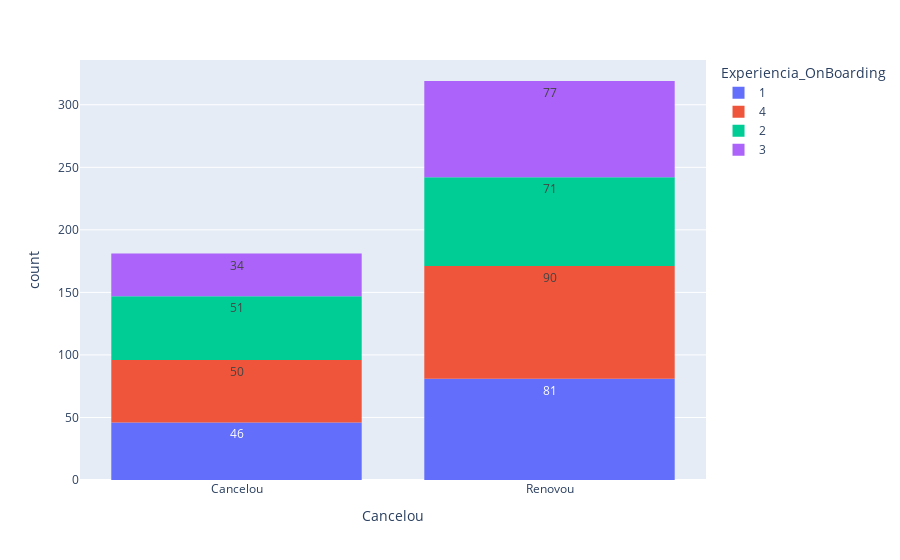
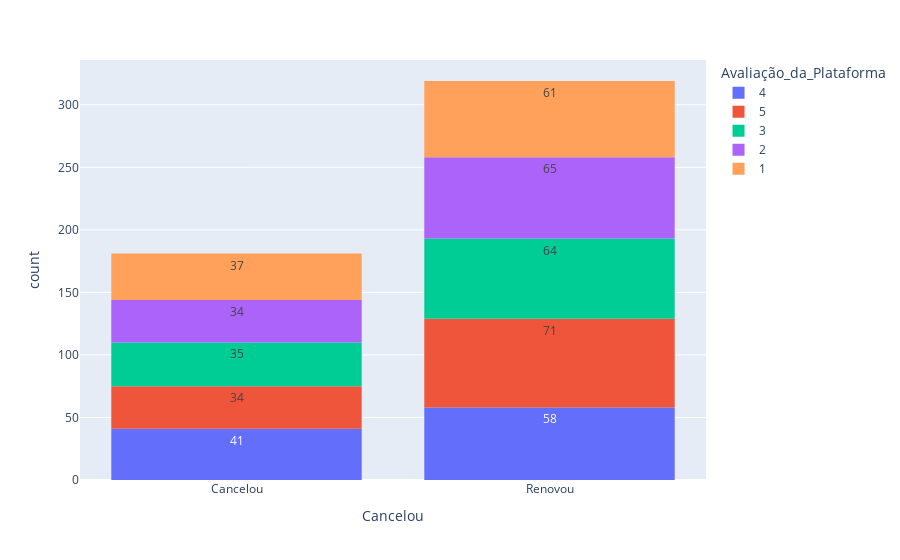
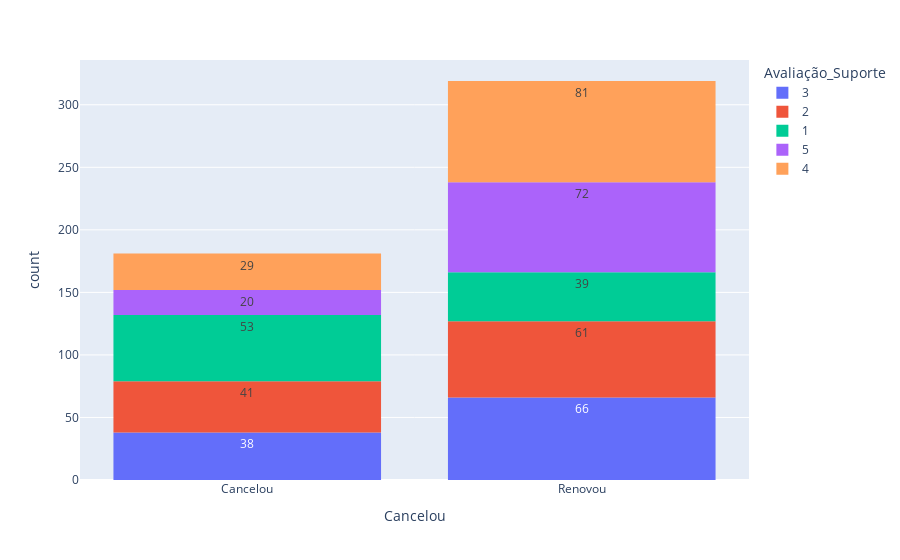
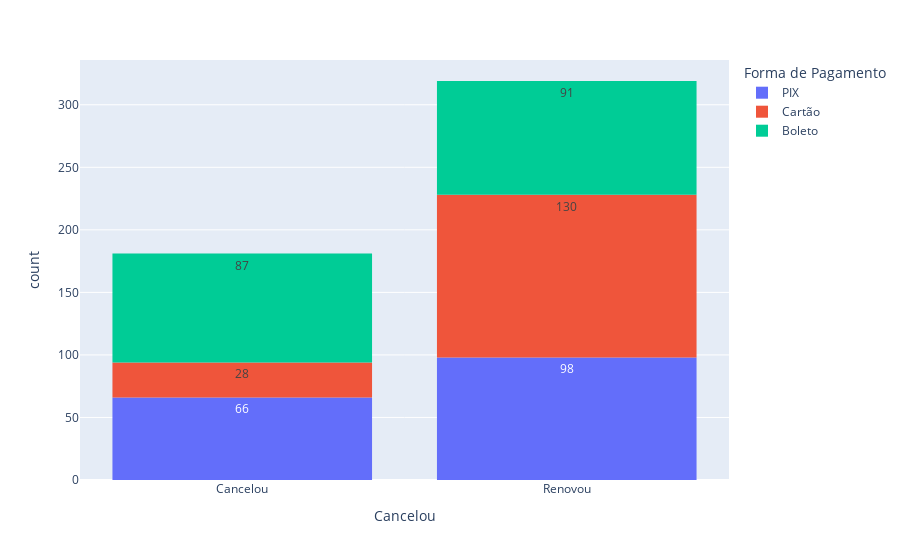

Notebook cell for these charts, in order:
### Code cell
import plotly.express as px

for coluna in tabela.columns:
    grafico = px.histogram(tabela, x="Cancelou", color=coluna, text_auto=True)
    grafico.show()

### Figure 1 — Plotly figure (JSON) as saved in the notebook; plotly's stock layout.template omitted (floating-point values rounded to 4 significant figures; data arrays with more than 128 entries replaced by an {"elided": "..."} marker saying what was removed)
{"data": [{"alignmentgroup": "True", "bingroup": "x", "hovertemplate": "Experiencia_OnBoarding=1<br>Cancelou=%{x}<br>count=%{y}<extra></extra>", "legendgroup": "1", "marker": {"color": "#636efa", "pattern": {"shape": ""}}, "name": "1", "offsetgroup": "1", "orientation": "v", "showlegend": true, "texttemplate": "%{value}", "type": "histogram", "x": ["Cancelou", "Renovou", "Cancelou", "Renovou", "Cancelou", "Renovou", "Renovou", "Renovou", "Renovou", "Cancelou", "Renovou", "Cancelou", "Cancelou", "Renovou", "Renovou", "Cancelou", "Cancelou", "Renovou", "Cancelou", "Cancelou", "Renovou", "Cancelou", "Renovou", "Renovou", "Cancelou", "Cancelou", "Renovou", "Renovou", "Cancelou", "Renovou", "Renovou", "Renovou", "Renovou", "Renovou", "Cancelou", "Renovou", "Cancelou", "Renovou", "Renovou", "Renovou", "Cancelou", "Renovou", "Renovou", "Renovou", "Renovou", "Cancelou", "Renovou", "Cancelou", "Cancelou", "Renovou", "Renovou", "Cancelou", "Renovou", "Renovou", "Renovou", "Renovou", "Renovou", "Cancelou", "Cancelou", "Renovou", "Cancelou", "Renovou", "Renovou", "Renovou", "Cancelou", "Renovou", "Renovou", "Renovou", "Renovou", "Renovou", "Renovou", "Cancelou", "Renovou", "Renovou", "Cancelou", "Renovou", "Cancelou", "Renovou", "Cancelou", "Cancelou", "Cancelou", "Renovou", "Renovou", "Renovou", "Renovou", "Cancelou", "Renovou", "Renovou", "Cancelou", "Renovou", "Cancelou", "Renovou", "Renovou", "Renovou", "Cancelou", "Renovou", "Cancelou", "Renovou", "Cancelou", "Renovou", "Renovou", "Cancelou", "Cancelou", "Cancelou", "Renovou", "Renovou", "Renovou", "Renovou", "Cancelou", "Cancelou", "Renovou", "Renovou", "Cancelou", "Renovou", "Renovou", "Cancelou", "Cancelou", "Renovou", "Renovou", "Renovou", "Renovou", "Renovou", "Renovou", "Cancelou", "Renovou", "Renovou", "Renovou"], "xaxis": "x", "yaxis": "y"}, {"alignmentgroup": "True", "bingroup": "x", "hovertemplate": "Experiencia_OnBoarding=4<br>Cancelou=%{x}<br>count=%{y}<extra></extra>", "legendgroup": "4", "marker": {"color": "#EF553B", "pattern": {"shape": ""}}, "name": "4", "offsetgroup": "4", "orientation": "v", "showlegend": true, "texttemplate": "%{value}", "type": "histogram", "x": {"elided": "140 str values"}, "xaxis": "x", "yaxis": "y"}, {"alignmentgroup": "True", "bingroup": "x", "hovertemplate": "Experiencia_OnBoarding=2<br>Cancelou=%{x}<br>count=%{y}<extra></extra>", "legendgroup": "2", "marker": {"color": "#00cc96", "pattern": {"shape": ""}}, "name": "2", "offsetgroup": "2", "orientation": "v", "showlegend": true, "texttemplate": "%{value}", "type": "histogram", "x": ["Cancelou", "Cancelou", "Renovou", "Renovou", "Cancelou", "Cancelou", "Renovou", "Cancelou", "Cancelou", "Cancelou", "Cancelou", "Cancelou", "Renovou", "Cancelou", "Cancelou", "Cancelou", "Renovou", "Renovou", "Renovou", "Renovou", "Renovou", "Renovou", "Cancelou", "Cancelou", "Renovou", "Cancelou", "Renovou", "Renovou", "Cancelou", "Cancelou", "Cancelou", "Cancelou", "Cancelou", "Renovou", "Renovou", "Renovou", "Renovou", "Renovou", "Renovou", "Cancelou", "Cancelou", "Cancelou", "Cancelou", "Renovou", "Renovou", "Renovou", "Renovou", "Cancelou", "Renovou", "Cancelou", "Renovou", "Renovou", "Cancelou", "Renovou", "Cancelou", "Cancelou", "Renovou", "Cancelou", "Renovou", "Renovou", "Cancelou", "Renovou", "Renovou", "Renovou", "Cancelou", "Renovou", "Cancelou", "Renovou", "Renovou", "Renovou", "Cancelou", "Cancelou", "Renovou", "Renovou", "Cancelou", "Renovou", "Renovou", "Renovou", "Renovou", "Cancelou", "Cancelou", "Cancelou", "Renovou", "Renovou", "Renovou", "Renovou", "Renovou", "Cancelou", "Renovou", "Renovou", "Cancelou", "Renovou", "Renovou", "Cancelou", "Renovou", "Renovou", "Renovou", "Renovou", "Renovou", "Cancelou", "Renovou", "Renovou", "Cancelou", "Renovou", "Renovou", "Cancelou", "Cancelou", "Renovou", "Renovou", "Cancelou", "Renovou", "Renovou", "Renovou", "Cancelou", "Renovou", "Renovou", "Cancelou", "Renovou", "Cancelou", "Renovou", "Cancelou", "Renovou"], "xaxis": "x", "yaxis": "y"}, {"alignmentgroup": "True", "bingroup": "x", "hovertemplate": "Experiencia_OnBoarding=3<br>Cancelou=%{x}<br>count=%{y}<extra></extra>", "legendgroup": "3", "marker": {"color": "#ab63fa", "pattern": {"shape": ""}}, "name": "3", "offsetgroup": "3", "orientation": "v", "showlegend": true, "texttemplate": "%{value}", "type": "histogram", "x": ["Cancelou", "Cancelou", "Renovou", "Cancelou", "Cancelou", "Renovou", "Cancelou", "Renovou", "Renovou", "Renovou", "Renovou", "Cancelou", "Renovou", "Cancelou", "Cancelou", "Cancelou", "Renovou", "Renovou", "Renovou", "Renovou", "Renovou", "Cancelou", "Renovou", "Renovou", "Renovou", "Renovou", "Renovou", "Renovou", "Renovou", "Renovou", "Cancelou", "Renovou", "Cancelou", "Renovou", "Renovou", "Renovou", "Renovou", "Cancelou", "Renovou", "Cancelou", "Renovou", "Cancelou", "Renovou", "Renovou", "Renovou", "Renovou", "Cancelou", "Renovou", "Cancelou", "Renovou", "Renovou", "Renovou", "Renovou", "Cancelou", "Renovou", "Renovou", "Renovou", "Renovou", "Cancelou", "Renovou", "Renovou", "Renovou", "Renovou", "Renovou", "Cancelou", "Renovou", "Renovou", "Cancelou", "Renovou", "Renovou", "Renovou", "Renovou", "Renovou", "Renovou", "Cancelou", "Renovou", "Renovou", "Cancelou", "Renovou", "Cancelou", "Cancelou", "Renovou", "Renovou", "Renovou", "Renovou", "Cancelou", "Cancelou", "Renovou", "Renovou", "Renovou", "Cancelou", "Renovou", "Renovou", "Cancelou", "Renovou", "Renovou", "Renovou", "Renovou", "Renovou", "Cancelou", "Renovou", "Renovou", "Cancelou", "Renovou", "Renovou", "Renovou", "Cancelou", "Renovou", "Cancelou", "Renovou", "Cancelou"], "xaxis": "x", "yaxis": "y"}], "layout": {"barmode": "relative", "legend": {"title": {"text": "Experiencia_OnBoarding"}, "tracegroupgap": 0}, "margin": {"t": 60}, "xaxis": {"anchor": "y", "domain": [0, 1], "title": {"text": "Cancelou"}}, "yaxis": {"anchor": "x", "domain": [0, 1], "title": {"text": "count"}}}}

### Figure 2 — Plotly figure (JSON) as saved in the notebook; plotly's stock layout.template omitted (floating-point values rounded to 4 significant figures)
{"data": [{"alignmentgroup": "True", "bingroup": "x", "hovertemplate": "Avaliação_da_Plataforma=4<br>Cancelou=%{x}<br>count=%{y}<extra></extra>", "legendgroup": "4", "marker": {"color": "#636efa", "pattern": {"shape": ""}}, "name": "4", "offsetgroup": "4", "orientation": "v", "showlegend": true, "texttemplate": "%{value}", "type": "histogram", "x": ["Cancelou", "Renovou", "Cancelou", "Cancelou", "Cancelou", "Cancelou", "Cancelou", "Renovou", "Renovou", "Cancelou", "Renovou", "Renovou", "Cancelou", "Renovou", "Renovou", "Renovou", "Renovou", "Renovou", "Renovou", "Cancelou", "Cancelou", "Renovou", "Renovou", "Cancelou", "Renovou", "Renovou", "Cancelou", "Cancelou", "Cancelou", "Renovou", "Cancelou", "Cancelou", "Renovou", "Renovou", "Renovou", "Renovou", "Renovou", "Renovou", "Renovou", "Cancelou", "Cancelou", "Renovou", "Renovou", "Cancelou", "Renovou", "Cancelou", "Renovou", "Renovou", "Renovou", "Cancelou", "Renovou", "Renovou", "Renovou", "Renovou", "Renovou", "Cancelou", "Renovou", "Renovou", "Cancelou", "Renovou", "Renovou", "Renovou", "Renovou", "Cancelou", "Renovou", "Cancelou", "Renovou", "Renovou", "Cancelou", "Cancelou", "Cancelou", "Cancelou", "Renovou", "Cancelou", "Cancelou", "Renovou", "Cancelou", "Cancelou", "Renovou", "Cancelou", "Renovou", "Cancelou", "Renovou", "Renovou", "Cancelou", "Renovou", "Renovou", "Cancelou", "Renovou", "Renovou", "Renovou", "Cancelou", "Renovou", "Cancelou", "Renovou", "Renovou", "Cancelou", "Cancelou", "Renovou"], "xaxis": "x", "yaxis": "y"}, {"alignmentgroup": "True", "bingroup": "x", "hovertemplate": "Avaliação_da_Plataforma=5<br>Cancelou=%{x}<br>count=%{y}<extra></extra>", "legendgroup": "5", "marker": {"color": "#EF553B", "pattern": {"shape": ""}}, "name": "5", "offsetgroup": "5", "orientation": "v", "showlegend": true, "texttemplate": "%{value}", "type": "histogram", "x": ["Renovou", "Cancelou", "Renovou", "Cancelou", "Renovou", "Cancelou", "Cancelou", "Renovou", "Renovou", "Cancelou", "Cancelou", "Renovou", "Renovou", "Renovou", "Renovou", "Cancelou", "Renovou", "Renovou", "Renovou", "Renovou", "Cancelou", "Renovou", "Cancelou", "Renovou", "Cancelou", "Renovou", "Renovou", "Cancelou", "Renovou", "Renovou", "Renovou", "Cancelou", "Renovou", "Cancelou", "Cancelou", "Cancelou", "Cancelou", "Renovou", "Renovou", "Cancelou", "Renovou", "Renovou", "Renovou", "Renovou", "Renovou", "Renovou", "Renovou", "Renovou", "Renovou", "Renovou", "Renovou", "Renovou", "Cancelou", "Cancelou", "Renovou", "Cancelou", "Renovou", "Cancelou", "Renovou", "Cancelou", "Renovou", "Renovou", "Cancelou", "Renovou", "Renovou", "Renovou", "Renovou", "Renovou", "Renovou", "Renovou", "Renovou", "Renovou", "Renovou", "Cancelou", "Renovou", "Cancelou", "Renovou", "Renovou", "Renovou", "Renovou", "Renovou", "Cancelou", "Renovou", "Cancelou", "Cancelou", "Renovou", "Renovou", "Renovou", "Renovou", "Renovou", "Cancelou", "Cancelou", "Renovou", "Renovou", "Renovou", "Renovou", "Renovou", "Renovou", "Cancelou", "Cancelou", "Renovou", "Renovou", "Renovou", "Cancelou", "Cancelou"], "xaxis": "x", "yaxis": "y"}, {"alignmentgroup": "True", "bingroup": "x", "hovertemplate": "Avaliação_da_Plataforma=3<br>Cancelou=%{x}<br>count=%{y}<extra></extra>", "legendgroup": "3", "marker": {"color": "#00cc96", "pattern": {"shape": ""}}, "name": "3", "offsetgroup": "3", "orientation": "v", "showlegend": true, "texttemplate": "%{value}", "type": "histogram", "x": ["Renovou", "Renovou", "Renovou", "Cancelou", "Cancelou", "Renovou", "Cancelou", "Renovou", "Cancelou", "Cancelou", "Renovou", "Cancelou", "Renovou", "Renovou", "Renovou", "Renovou", "Cancelou", "Cancelou", "Renovou", "Renovou", "Renovou", "Cancelou", "Cancelou", "Renovou", "Renovou", "Renovou", "Renovou", "Renovou", "Renovou", "Renovou", "Renovou", "Renovou", "Cancelou", "Cancelou", "Cancelou", "Renovou", "Cancelou", "Renovou", "Cancelou", "Cancelou", "Renovou", "Cancelou", "Renovou", "Cancelou", "Renovou", "Cancelou", "Renovou", "Renovou", "Renovou", "Cancelou", "Renovou", "Renovou", "Renovou", "Cancelou", "Renovou", "Renovou", "Cancelou", "Renovou", "Cancelou", "Cancelou", "Cancelou", "Renovou", "Renovou", "Renovou", "Renovou", "Cancelou", "Renovou", "Cancelou", "Cancelou", "Renovou", "Renovou", "Renovou", "Renovou", "Renovou", "Cancelou", "Renovou", "Renovou", "Renovou", "Renovou", "Renovou", "Cancelou", "Renovou", "Renovou", "Cancelou", "Renovou", "Cancelou", "Renovou", "Renovou", "Cancelou", "Renovou", "Renovou", "Renovou", "Renovou", "Renovou", "Cancelou", "Renovou", "Cancelou", "Renovou", "Renovou"], "xaxis": "x", "yaxis": "y"}, {"alignmentgroup": "True", "bingroup": "x", "hovertemplate": "Avaliação_da_Plataforma=2<br>Cancelou=%{x}<br>count=%{y}<extra></extra>", "legendgroup": "2", "marker": {"color": "#ab63fa", "pattern": {"shape": ""}}, "name": "2", "offsetgroup": "2", "orientation": "v", "showlegend": true, "texttemplate": "%{value}", "type": "histogram", "x": ["Cancelou", "Renovou", "Renovou", "Renovou", "Cancelou", "Cancelou", "Cancelou", "Renovou", "Renovou", "Renovou", "Cancelou", "Renovou", "Renovou", "Renovou", "Renovou", "Renovou", "Renovou", "Cancelou", "Cancelou", "Cancelou", "Renovou", "Cancelou", "Renovou", "Cancelou", "Renovou", "Renovou", "Renovou", "Cancelou", "Renovou", "Renovou", "Renovou", "Renovou", "Renovou", "Renovou", "Renovou", "Renovou", "Cancelou", "Cancelou", "Cancelou", "Cancelou", "Renovou", "Renovou", "Renovou", "Renovou", "Cancelou", "Cancelou", "Cancelou", "Cancelou", "Renovou", "Cancelou", "Cancelou", "Renovou", "Renovou", "Cancelou", "Renovou", "Renovou", "Renovou", "Renovou", "Renovou", "Renovou", "Renovou", "Renovou", "Renovou", "Renovou", "Renovou", "Renovou", "Cancelou", "Cancelou", "Renovou", "Cancelou", "Renovou", "Cancelou", "Renovou", "Cancelou", "Renovou", "Renovou", "Renovou", "Renovou", "Renovou", "Renovou", "Renovou", "Renovou", "Cancelou", "Renovou", "Cancelou", "Cancelou", "Renovou", "Cancelou", "Renovou", "Cancelou", "Renovou", "Cancelou", "Renovou", "Cancelou", "Renovou", "Renovou", "Renovou", "Renovou", "Renovou"], "xaxis": "x", "yaxis": "y"}, {"alignmentgroup": "True", "bingroup": "x", "hovertemplate": "Avaliação_da_Plataforma=1<br>Cancelou=%{x}<br>count=%{y}<extra></extra>", "legendgroup": "1", "marker": {"color": "#FFA15A", "pattern": {"shape": ""}}, "name": "1", "offsetgroup": "1", "orientation": "v", "showlegend": true, "texttemplate": "%{value}", "type": "histogram", "x": ["Cancelou", "Cancelou", "Renovou", "Renovou", "Cancelou", "Renovou", "Cancelou", "Renovou", "Renovou", "Renovou", "Renovou", "Cancelou", "Cancelou", "Renovou", "Renovou", "Cancelou", "Cancelou", "Renovou", "Cancelou", "Renovou", "Cancelou", "Renovou", "Renovou", "Cancelou", "Cancelou", "Renovou", "Renovou", "Renovou", "Cancelou", "Cancelou", "Renovou", "Cancelou", "Renovou", "Renovou", "Renovou", "Cancelou", "Cancelou", "Renovou", "Cancelou", "Cancelou", "Cancelou", "Renovou", "Renovou", "Renovou", "Cancelou", "Renovou", "Renovou", "Cancelou", "Cancelou", "Renovou", "Cancelou", "Renovou", "Cancelou", "Cancelou", "Cancelou", "Cancelou", "Cancelou", "Renovou", "Renovou", "Cancelou", "Renovou", "Renovou", "Renovou", "Renovou", "Renovou", "Renovou", "Renovou", "Renovou", "Cancelou", "Renovou", "Renovou", "Renovou", "Cancelou", "Renovou", "Cancelou", "Renovou", "Renovou", "Renovou", "Renovou", "Renovou", "Cancelou", "Cancelou", "Renovou", "Renovou", "Cancelou", "Renovou", "Renovou", "Renovou", "Cancelou", "Renovou", "Renovou", "Renovou", "Renovou", "Renovou", "Renovou", "Renovou", "Renovou", "Renovou"], "xaxis": "x", "yaxis": "y"}], "layout": {"barmode": "relative", "legend": {"title": {"text": "Avaliação_da_Plataforma"}, "tracegroupgap": 0}, "margin": {"t": 60}, "xaxis": {"anchor": "y", "domain": [0, 1], "title": {"text": "Cancelou"}}, "yaxis": {"anchor": "x", "domain": [0, 1], "title": {"text": "count"}}}}

### Figure 3 — Plotly figure (JSON) as saved in the notebook; plotly's stock layout.template omitted (floating-point values rounded to 4 significant figures)
{"data": [{"alignmentgroup": "True", "bingroup": "x", "hovertemplate": "Avaliação_Suporte=3<br>Cancelou=%{x}<br>count=%{y}<extra></extra>", "legendgroup": "3", "marker": {"color": "#636efa", "pattern": {"shape": ""}}, "name": "3", "offsetgroup": "3", "orientation": "v", "showlegend": true, "texttemplate": "%{value}", "type": "histogram", "x": ["Cancelou", "Renovou", "Cancelou", "Cancelou", "Renovou", "Renovou", "Cancelou", "Cancelou", "Renovou", "Renovou", "Cancelou", "Renovou", "Renovou", "Renovou", "Renovou", "Cancelou", "Renovou", "Renovou", "Cancelou", "Cancelou", "Renovou", "Cancelou", "Renovou", "Renovou", "Cancelou", "Renovou", "Renovou", "Renovou", "Renovou", "Renovou", "Renovou", "Renovou", "Renovou", "Cancelou", "Renovou", "Renovou", "Renovou", "Renovou", "Renovou", "Cancelou", "Renovou", "Cancelou", "Renovou", "Renovou", "Renovou", "Renovou", "Cancelou", "Renovou", "Renovou", "Renovou", "Renovou", "Renovou", "Renovou", "Renovou", "Cancelou", "Cancelou", "Renovou", "Cancelou", "Renovou", "Renovou", "Cancelou", "Renovou", "Cancelou", "Cancelou", "Cancelou", "Renovou", "Cancelou", "Renovou", "Cancelou", "Cancelou", "Cancelou", "Cancelou", "Renovou", "Renovou", "Cancelou", "Renovou", "Renovou", "Renovou", "Cancelou", "Renovou", "Cancelou", "Renovou", "Renovou", "Cancelou", "Renovou", "Renovou", "Cancelou", "Renovou", "Cancelou", "Renovou", "Cancelou", "Renovou", "Renovou", "Renovou", "Cancelou", "Renovou", "Cancelou", "Renovou", "Renovou", "Cancelou", "Renovou", "Renovou", "Renovou", "Cancelou"], "xaxis": "x", "yaxis": "y"}, {"alignmentgroup": "True", "bingroup": "x", "hovertemplate": "Avaliação_Suporte=2<br>Cancelou=%{x}<br>count=%{y}<extra></extra>", "legendgroup": "2", "marker": {"color": "#EF553B", "pattern": {"shape": ""}}, "name": "2", "offsetgroup": "2", "orientation": "v", "showlegend": true, "texttemplate": "%{value}", "type": "histogram", "x": ["Renovou", "Renovou", "Cancelou", "Renovou", "Renovou", "Renovou", "Renovou", "Cancelou", "Renovou", "Cancelou", "Cancelou", "Renovou", "Cancelou", "Renovou", "Renovou", "Renovou", "Renovou", "Cancelou", "Renovou", "Renovou", "Cancelou", "Cancelou", "Renovou", "Cancelou", "Cancelou", "Renovou", "Renovou", "Cancelou", "Renovou", "Cancelou", "Renovou", "Cancelou", "Cancelou", "Cancelou", "Renovou", "Cancelou", "Renovou", "Cancelou", "Renovou", "Renovou", "Renovou", "Cancelou", "Renovou", "Renovou", "Renovou", "Renovou", "Cancelou", "Renovou", "Cancelou", "Renovou", "Renovou", "Renovou", "Cancelou", "Renovou", "Renovou", "Cancelou", "Renovou", "Cancelou", "Renovou", "Cancelou", "Cancelou", "Renovou", "Cancelou", "Renovou", "Renovou", "Cancelou", "Renovou", "Cancelou", "Cancelou", "Renovou", "Renovou", "Cancelou", "Renovou", "Renovou", "Renovou", "Renovou", "Renovou", "Renovou", "Cancelou", "Renovou", "Renovou", "Cancelou", "Renovou", "Cancelou", "Renovou", "Cancelou", "Cancelou", "Renovou", "Cancelou", "Renovou", "Renovou", "Renovou", "Cancelou", "Cancelou", "Renovou", "Cancelou", "Cancelou", "Renovou", "Renovou", "Renovou", "Renovou", "Cancelou"], "xaxis": "x", "yaxis": "y"}, {"alignmentgroup": "True", "bingroup": "x", "hovertemplate": "Avaliação_Suporte=1<br>Cancelou=%{x}<br>count=%{y}<extra></extra>", "legendgroup": "1", "marker": {"color": "#00cc96", "pattern": {"shape": ""}}, "name": "1", "offsetgroup": "1", "orientation": "v", "showlegend": true, "texttemplate": "%{value}", "type": "histogram", "x": ["Cancelou", "Cancelou", "Cancelou", "Cancelou", "Cancelou", "Cancelou", "Cancelou", "Cancelou", "Renovou", "Cancelou", "Cancelou", "Renovou", "Cancelou", "Cancelou", "Renovou", "Cancelou", "Renovou", "Renovou", "Renovou", "Renovou", "Cancelou", "Cancelou", "Cancelou", "Cancelou", "Cancelou", "Cancelou", "Cancelou", "Cancelou", "Renovou", "Cancelou", "Cancelou", "Renovou", "Renovou", "Renovou", "Cancelou", "Cancelou", "Cancelou", "Cancelou", "Renovou", "Cancelou", "Cancelou", "Renovou", "Cancelou", "Cancelou", "Cancelou", "Renovou", "Cancelou", "Cancelou", "Cancelou", "Renovou", "Renovou", "Renovou", "Cancelou", "Cancelou", "Renovou", "Renovou", "Cancelou", "Renovou", "Renovou", "Cancelou", "Cancelou", "Renovou", "Renovou", "Renovou", "Cancelou", "Cancelou", "Renovou", "Renovou", "Cancelou", "Renovou", "Cancelou", "Renovou", "Renovou", "Cancelou", "Cancelou", "Renovou", "Cancelou", "Renovou", "Cancelou", "Renovou", "Cancelou", "Renovou", "Cancelou", "Renovou", "Renovou", "Renovou", "Cancelou", "Cancelou", "Renovou", "Renovou", "Cancelou", "Renovou"], "xaxis": "x", "yaxis": "y"}, {"alignmentgroup": "True", "bingroup": "x", "hovertemplate": "Avaliação_Suporte=5<br>Cancelou=%{x}<br>count=%{y}<extra></extra>", "legendgroup": "5", "marker": {"color": "#ab63fa", "pattern": {"shape": ""}}, "name": "5", "offsetgroup": "5", "orientation": "v", "showlegend": true, "texttemplate": "%{value}", "type": "histogram", "x": ["Renovou", "Cancelou", "Renovou", "Cancelou", "Cancelou", "Cancelou", "Renovou", "Renovou", "Renovou", "Renovou", "Cancelou", "Renovou", "Cancelou", "Renovou", "Renovou", "Renovou", "Renovou", "Renovou", "Renovou", "Renovou", "Renovou", "Renovou", "Renovou", "Renovou", "Renovou", "Renovou", "Renovou", "Renovou", "Cancelou", "Cancelou", "Renovou", "Cancelou", "Cancelou", "Renovou", "Renovou", "Cancelou", "Renovou", "Renovou", "Renovou", "Renovou", "Cancelou", "Renovou", "Renovou", "Cancelou", "Renovou", "Cancelou", "Renovou", "Renovou", "Renovou", "Renovou", "Renovou", "Renovou", "Renovou", "Cancelou", "Cancelou", "Renovou", "Cancelou", "Renovou", "Renovou", "Renovou", "Renovou", "Renovou", "Renovou", "Renovou", "Cancelou", "Renovou", "Renovou", "Renovou", "Renovou", "Renovou", "Renovou", "Renovou", "Renovou", "Renovou", "Renovou", "Renovou", "Renovou", "Renovou", "Renovou", "Renovou", "Renovou", "Renovou", "Cancelou", "Renovou", "Renovou", "Renovou", "Renovou", "Renovou", "Renovou", "Renovou", "Cancelou", "Renovou"], "xaxis": "x", "yaxis": "y"}, {"alignmentgroup": "True", "bingroup": "x", "hovertemplate": "Avaliação_Suporte=4<br>Cancelou=%{x}<br>count=%{y}<extra></extra>", "legendgroup": "4", "marker": {"color": "#FFA15A", "pattern": {"shape": ""}}, "name": "4", "offsetgroup": "4", "orientation": "v", "showlegend": true, "texttemplate": "%{value}", "type": "histogram", "x": ["Renovou", "Renovou", "Renovou", "Renovou", "Renovou", "Cancelou", "Renovou", "Renovou", "Renovou", "Renovou", "Cancelou", "Cancelou", "Renovou", "Renovou", "Renovou", "Renovou", "Renovou", "Cancelou", "Cancelou", "Renovou", "Renovou", "Renovou", "Cancelou", "Renovou", "Cancelou", "Cancelou", "Cancelou", "Renovou", "Renovou", "Renovou", "Renovou", "Renovou", "Cancelou", "Renovou", "Renovou", "Renovou", "Renovou", "Renovou", "Cancelou", "Renovou", "Renovou", "Renovou", "Cancelou", "Renovou", "Cancelou", "Renovou", "Renovou", "Renovou", "Cancelou", "Cancelou", "Renovou", "Cancelou", "Renovou", "Renovou", "Renovou", "Cancelou", "Cancelou", "Renovou", "Cancelou", "Renovou", "Renovou", "Renovou", "Renovou", "Renovou", "Cancelou", "Renovou", "Renovou", "Renovou", "Renovou", "Renovou", "Renovou", "Renovou", "Renovou", "Renovou", "Renovou", "Renovou", "Cancelou", "Renovou", "Renovou", "Renovou", "Renovou", "Renovou", "Cancelou", "Renovou", "Renovou", "Renovou", "Cancelou", "Cancelou", "Renovou", "Cancelou", "Renovou", "Renovou", "Renovou", "Renovou", "Renovou", "Renovou", "Cancelou", "Cancelou", "Cancelou", "Renovou", "Renovou", "Renovou", "Renovou", "Renovou", "Renovou", "Renovou", "Renovou", "Renovou", "Cancelou", "Renovou"], "xaxis": "x", "yaxis": "y"}], "layout": {"barmode": "relative", "legend": {"title": {"text": "Avaliação_Suporte"}, "tracegroupgap": 0}, "margin": {"t": 60}, "xaxis": {"anchor": "y", "domain": [0, 1], "title": {"text": "Cancelou"}}, "yaxis": {"anchor": "x", "domain": [0, 1], "title": {"text": "count"}}}}

### Figure 4 — Plotly figure (JSON) as saved in the notebook; plotly's stock layout.template omitted (floating-point values rounded to 4 significant figures; data arrays with more than 128 entries replaced by an {"elided": "..."} marker saying what was removed)
{"data": [{"alignmentgroup": "True", "bingroup": "x", "hovertemplate": "Forma de Pagamento=PIX<br>Cancelou=%{x}<br>count=%{y}<extra></extra>", "legendgroup": "PIX", "marker": {"color": "#636efa", "pattern": {"shape": ""}}, "name": "PIX", "offsetgroup": "PIX", "orientation": "v", "showlegend": true, "texttemplate": "%{value}", "type": "histogram", "x": {"elided": "164 str values"}, "xaxis": "x", "yaxis": "y"}, {"alignmentgroup": "True", "bingroup": "x", "hovertemplate": "Forma de Pagamento=Cartão<br>Cancelou=%{x}<br>count=%{y}<extra></extra>", "legendgroup": "Cartão", "marker": {"color": "#EF553B", "pattern": {"shape": ""}}, "name": "Cartão", "offsetgroup": "Cartão", "orientation": "v", "showlegend": true, "texttemplate": "%{value}", "type": "histogram", "x": {"elided": "158 str values"}, "xaxis": "x", "yaxis": "y"}, {"alignmentgroup": "True", "bingroup": "x", "hovertemplate": "Forma de Pagamento=Boleto<br>Cancelou=%{x}<br>count=%{y}<extra></extra>", "legendgroup": "Boleto", "marker": {"color": "#00cc96", "pattern": {"shape": ""}}, "name": "Boleto", "offsetgroup": "Boleto", "orientation": "v", "showlegend": true, "texttemplate": "%{value}", "type": "histogram", "x": {"elided": "178 str values"}, "xaxis": "x", "yaxis": "y"}], "layout": {"barmode": "relative", "legend": {"title": {"text": "Forma de Pagamento"}, "tracegroupgap": 0}, "margin": {"t": 60}, "xaxis": {"anchor": "y", "domain": [0, 1], "title": {"text": "Cancelou"}}, "yaxis": {"anchor": "x", "domain": [0, 1], "title": {"text": "count"}}}}
